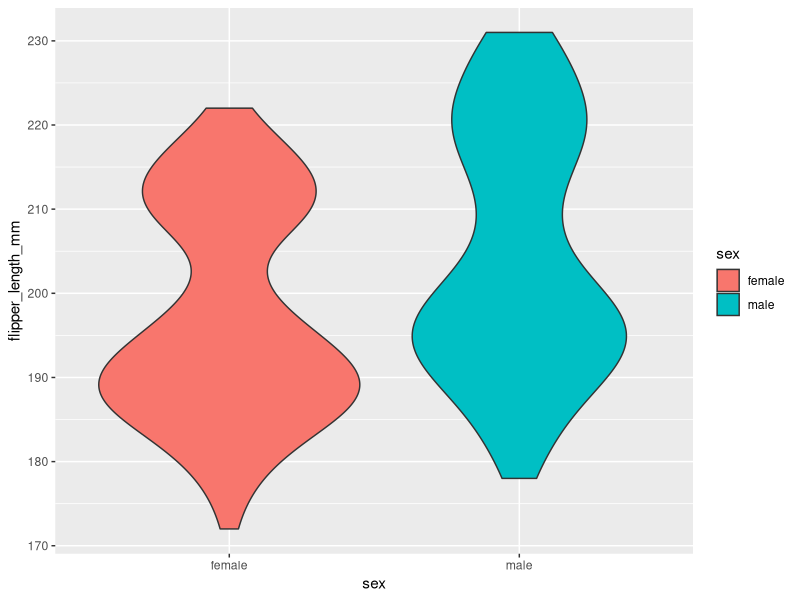
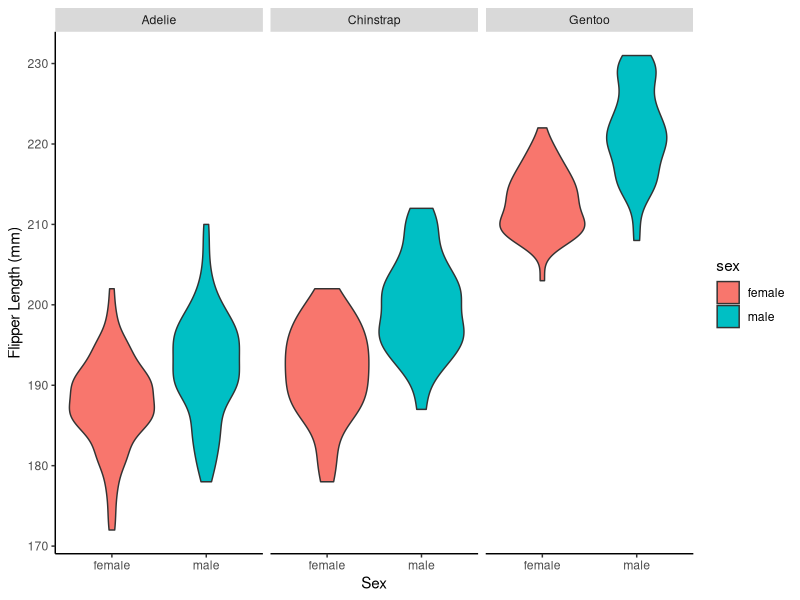
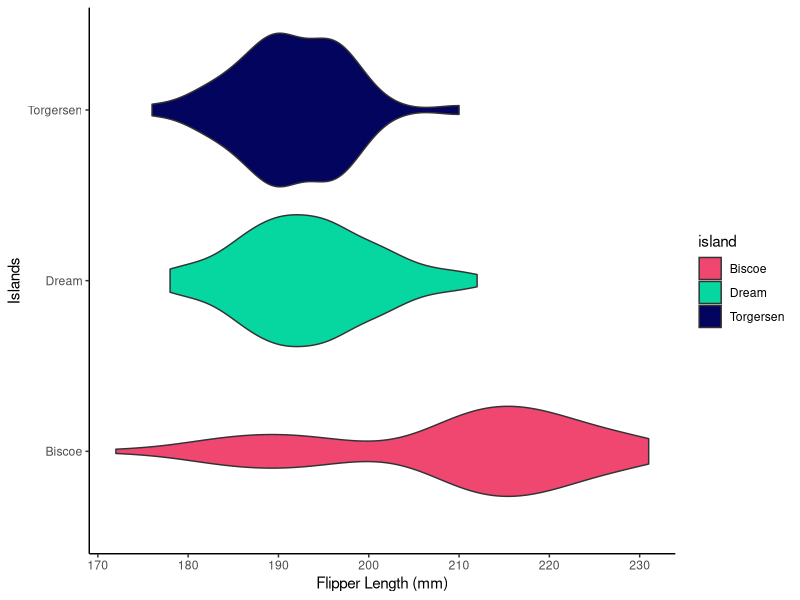
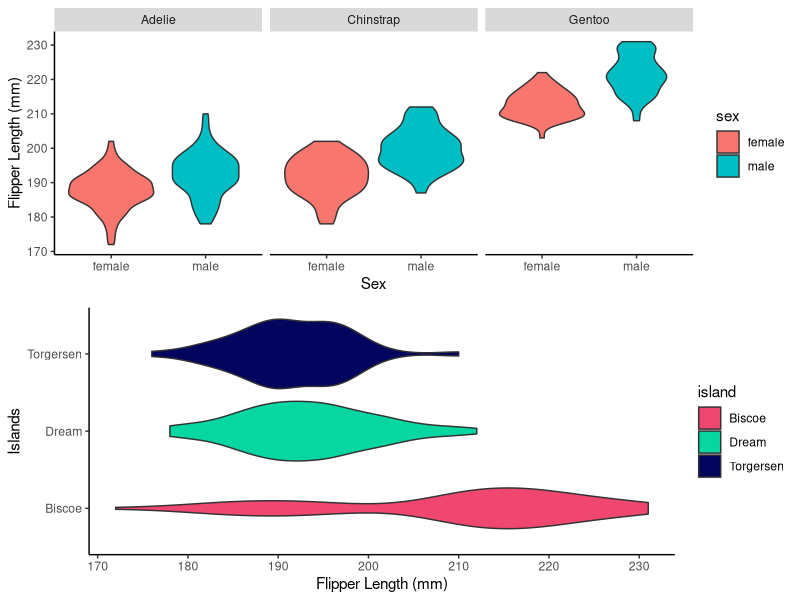

Here is the R script that generated these plots, in order:
## ---- chunk 1
#1A
library(palmerpenguins)#This is the source of the data used

library(ggplot2)#This is for the creation of the graph

library(dplyr)#This is for filtering the data and avoiding the N/A legend

penguindata<-penguins %>%#This is to make the data more specific


    dplyr::filter(is.na(sex) !=TRUE & is.na(flipper_length_mm) !=TRUE) # This is to remove any individuals of a species whose sex is not recorded
  
penguin_plot<-ggplot(data = penguindata, mapping = aes(x = sex, y = flipper_length_mm, fill=sex))+#This is to assign each axis their own data set, penguindata was used instead of the pure raw data to avoid the n/a legend 
  
  geom_violin()#This is how the data will be shown in the graph

labs(x= "Sex", y = "Flipper Length (mm)") #This names the axis the respective names

penguin_plot#This is to show off the graph
## ---- chunk 2
#1B

library(palmerpenguins)#This is the source of the data used

library(ggplot2)#This is for the creation of the graph

library(dplyr)#This is for filtering the data and avoiding the N/A legend

penguindata<-penguins %>%#This is to make the data more specific

    dplyr::filter(is.na(sex) !=TRUE & is.na(flipper_length_mm) !=TRUE) # This is to remove any individuals of a species whose sex is not recorded, so that there is no third legend in the plot, only male and female
  
penguin_plot<-ggplot(data = penguindata, mapping = aes(x = sex, y = flipper_length_mm, fill = sex)) +
  
  geom_violin()+

  labs(x= "Sex", y = "Flipper Length (mm)")+
  
  theme(panel.background = element_blank(), axis.line = element_line(color = "black"))+#This is to remove the background color and makes the axis colors black
  
  facet_grid(.~ species)#This is to divide the data into three columns divided by which species is being represented

penguin_plot#This is to show the overall graph
## ---- chunk 3
#2A+2B

library(palmerpenguins)#This is the source of the data used

library(ggplot2)#This is for the creation of the graph

penguin_plot2<-ggplot(data = penguindata, mapping = aes(x = flipper_length_mm, y = island, fill=island)) +
  
  geom_violin()+

  labs(x= "Flipper Length (mm)", y = "Islands")+#This is to name the axis
  
  theme(panel.background = element_blank(), axis.line = element_line(color = "black"))+#Again this remove the background colors and give the axis colors
  
  scale_fill_manual(values = c("Biscoe"="#ef476f","Dream"="#06d6a0","Torgersen"="#03045e"))#These custom colors were chosen to differentiate each set of data depending on the islands
  
penguin_plot2
## ---- chunk 4
#3
library(cowplot)#This is to run the program that combines the plots
fullpenguinplot<-cowplot::plot_grid(penguin_plot, penguin_plot2, ncol = 1, nrow = 2)#This is to set up the graph with 1 column and 2 rows
fullpenguinplot #This is to show the combined plot
